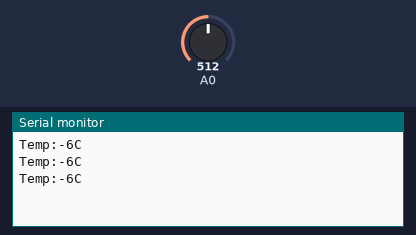
A sketch run on a simulated Arduino Uno, built with avr-gcc and run on an emulated ATmega328P. On the bench: the last lines printed to the serial monitor. Inputs (shaded band) come from the test bench; at power-on: A0 = 512.

Above: at 1.3 s.
1.4 s: A0 set to 716
At 1.9 s:
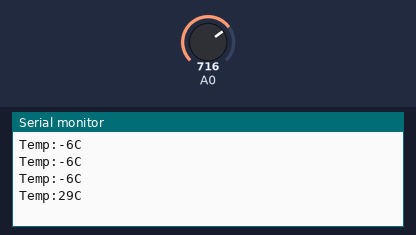
2.9 s: A0 set to 900
At 3.4 s:
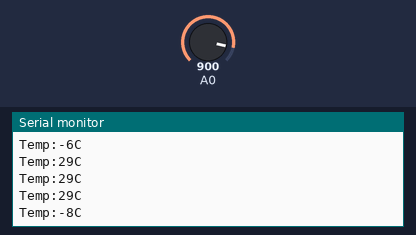
Timing chart, 0 to 5.9 s (numbered marks = the images above; inputs shaded):
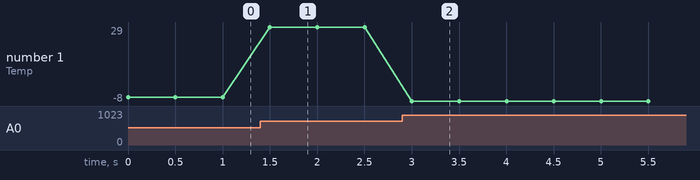

Measured:
- after the input at 1.4 s, the serial monitor: prints a new line after 0.10 s (image 1)
- after the input at 2.9 s, the serial monitor: prints a new line after 0.10 s (image 2)
- plotted number 1: -6 → 29 after the input at 1.4 s, 29 → -8 after the input at 2.9 s

The sketch:

lab1-1.ino
```cpp
void setup() {
  // put your setup code here, to run once:
    Serial.begin(9600);
}

void loop() {
  // put your main code here, to run repeatedly:
    int val;
    int dat;
    val=analogRead(0);
    dat=(500*val)/1024;
    Serial.print("Temp:");
    Serial.print(dat);
    Serial.println("C");
    delay(500);
}
```
